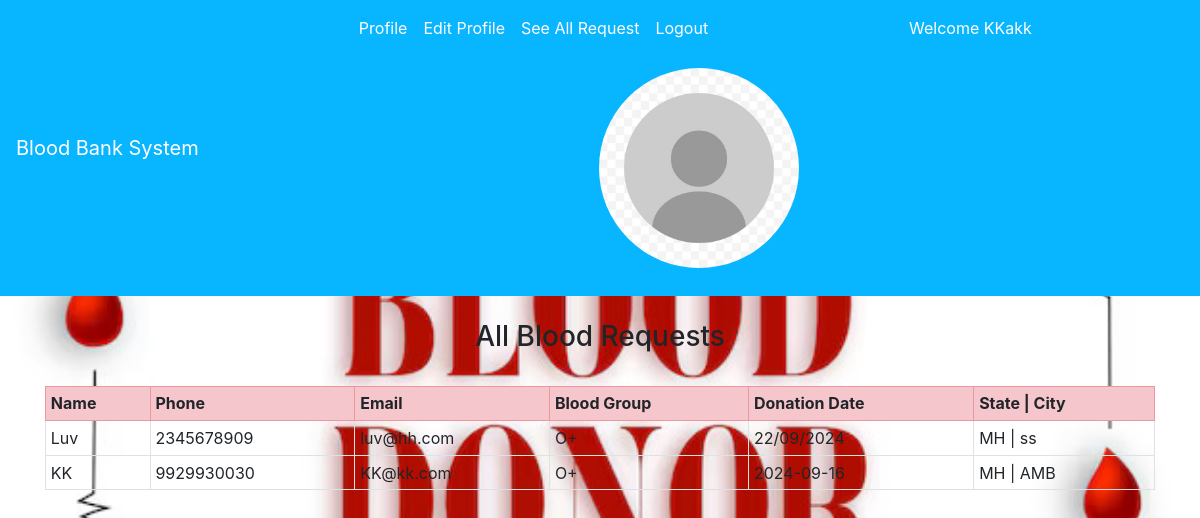
The app's page /see_all_request/ (signed in) with its own data.
### bloodbankapp/models.py (models this page shows, shortened)
class RequestBlood(models.Model):
    name = models.CharField(max_length=100)
    email = models.EmailField()
    phone = models.CharField(max_length=20)
    state = models.CharField(max_length=200, blank=True)
    city = models.CharField(max_length=300, blank=True)
    address = models.CharField(max_length=500, blank=True)
    blood_group = models.ForeignKey(BloodGroup, on_delete=models.CASCADE)
    date = models.CharField(max_length=100, blank=True)

class BloodGroup(models.Model):
    name = models.CharField(max_length=5)
    def __str__(self):
        return self.name

### bloodbankapp/views.py (the view)
# urls.py: path("see_all_request/", views.see_all_request, name="see_all_request"),
def see_all_request(request):
    requests = RequestBlood.objects.all()
    return render(request, "see_all_request.html", {'requests': requests})

### bloodbankapp/templates/see_all_request.html (shortened to what this page needs)
{% extends 'base.html' %}
{% block body %}
<div class="container">
{% if requests %}
<h3 class="text-center">All Blood Requests</h3>
<br>
<table class="table table-sm table-bordered">
  <tr class="table-danger">
    <th>Name</th>
    <th>Phone</th>
    <th>Email</th>
    <th>Blood Group</th>
    <th>Donation Date</th>
    <th>State | City</th>
  </tr>
  {% for i in requests %}
    <tr>
      <td>{{i.name}}</td>
      <td>{{i.phone}}</td>
      <td>{{i.email}}</td>
      <td>{{i.blood_group}}</td>
      <td>{{i.date}}</td>
      <td>{{i.state}} | {{i.city}}</td>
    </tr>
  {% endfor %}
</table>
{% else %}
<h2>No Blood Request Available</h2>
{% endif %}
</div>
{% endblock %}

### bloodbankapp/templates/base.html (shortened to what this page needs)
<!doctype html>
<html lang="en">
<head>
    {% load static %}
    <link rel="stylesheet" href="https://stackpath.bootstrapcdn.com/bootstrap/4.5.0/css/bootstrap.min.css"
>
</head>
<body>
    <nav class="navbar navbar-expand-lg navbar-dark sticky-top">
        <a class="navbar-brand" href="/">Blood Bank System</a>
        <div class="collapse navbar-collapse" id="navbarNavAltMarkup">
            <div class="container w-75">
                <div class="navbar-nav">
                    {% if request.user.is_authenticated %}
                    <a class="nav-item nav-link active" href="/profile/">Profile</a>
                    <a class="nav-item nav-link active" href="/edit_profile/">Edit Profile</a>
                    <a class="nav-item nav-link active" href="/see_all_request/">See All Request</a>
                    <a class="nav-item nav-link active" href="/logout/">Logout</a>
                    {% endif %}
                </div>
                {% if request.user.is_authenticated %}
                <a href="#" class="nav-item nav-link active" style="color: white;">Welcome {{ request.user }}</a>
                <div class="profile-pic-container">
                    <img src="{% if request.user.profile.profile_picture %}{{ request.user.profile.profile_picture.url }}{% else %}{% static 'profile-img.jpg' %}{% endif %}" alt="Profile Picture">
                </div>
                {% endif %}
            </div>
        </div>
    </nav><br>
    {% block body %}
    {% endblock %}
</body>
</html>

### records on screen
RequestBlood: name "Luv", phone "2345678909", email "luv@hh.com", blood_group "O+", date "22/09/2024", state "MH", city "ss"
RequestBlood: name "KK", phone "9929930030", email "KK@kk.com", blood_group "O+", date "2024-09-16", state "MH", city "AMB"

### other values on screen
{{ request.user }} "KKakk"
